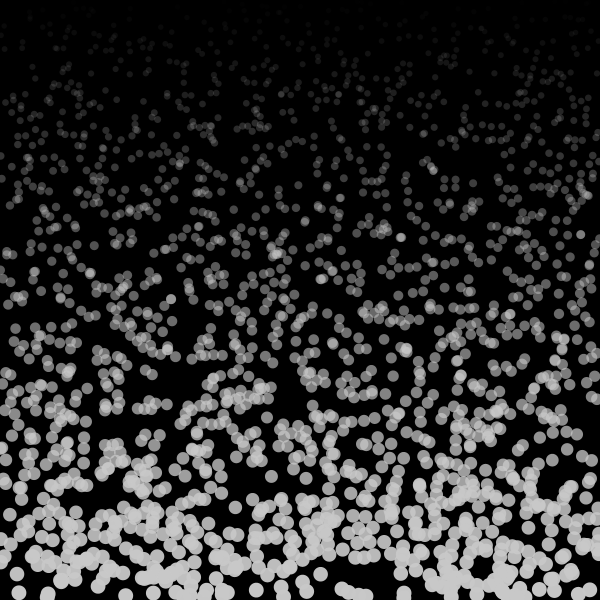
Frame 1 (no input)
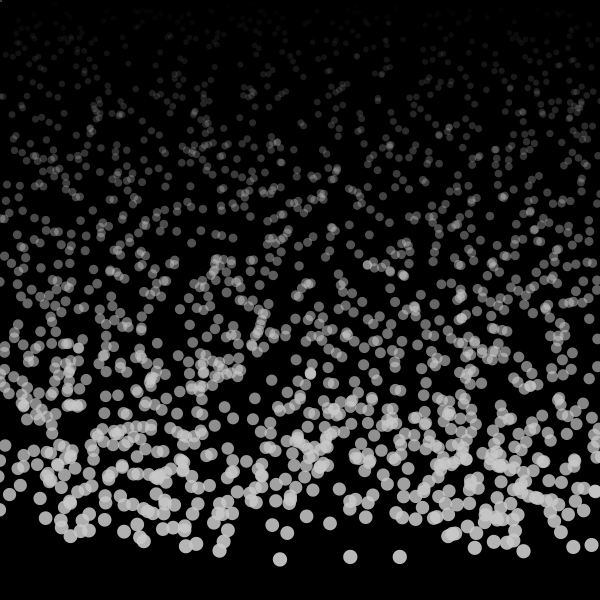
Frame 60 (the mouse pressed at the canvas centre just before this capture)
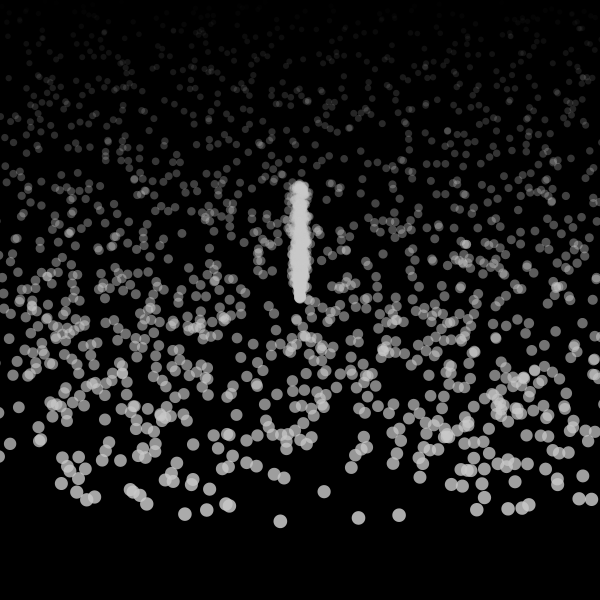
Frame 120 (the mouse held since frame 60 and released just before this capture)

The Processing sketch that drew these frames (run headless with seeded random() and noise(); from frame 60 on, the mouse is pressed at the canvas centre):

// Processing sketch: efectoHumo
// ── efectoHumo.pde
int cant = 2000;
float [][] pos = new float[cant][2];
float [] dx = new float [cant];
float [] dy= new float [cant];
float [] tam = new float [cant];
float [] tono = new float [cant];
void setup() {
  size(600, 600);
  for (int i=0; i<cant; i++) {
    pos[i][0] = random(width);
    pos[i][1] = random(height);
    dy[i] = random(-2, -0.5);
    tam[i] = random(10, 40);
  }
}
void draw() {
  background(0);
  for (int i=0; i<cant; i++) {
    float distan = dist(pos[i][0], pos[i][1], pos[i][0], 0);
    tono[i] = map(distan, height, 0, 255, 0);
    tam[i] = map(distan, height, 0, 15, 5);
    pos[i][0]+= random(-1, 1);
    pos[i][1] += dy[i];
    if (pos[i][1]<-tam[i]) {
      pos[i][0] = mouseX;
      pos[i][1] = mouseY;
    }
    noStroke();
    fill(200, tono[i]);
    ellipse(pos[i][0], pos[i][1], tam[i], tam[i]);
  }
}
